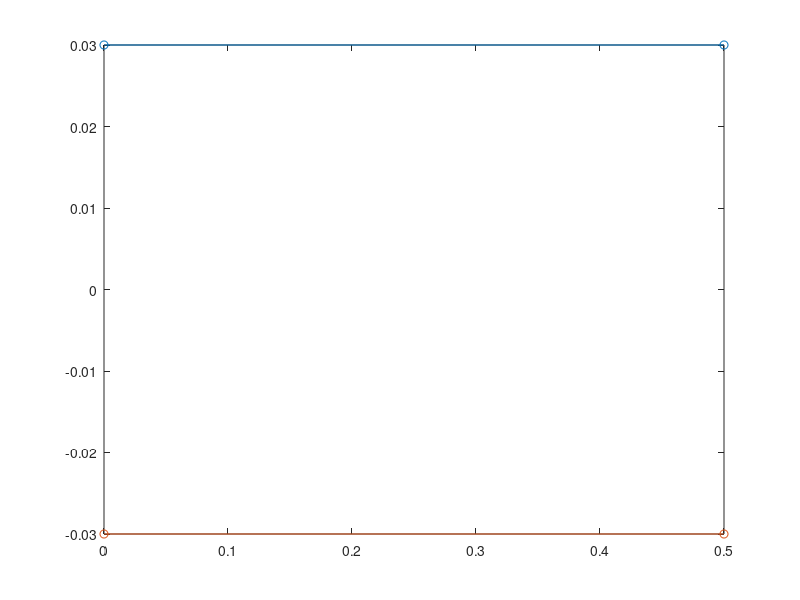

Write the MATLAB code that produced this figure. (Note: this script raises an error after producing the figure.)
%% Initialisation du résonateur avec calcul de pôle

close all;
clear;
clear textprogressbar;

%% Constants
R0 = 3e-2;
R1 = 3e-2;
l = 0.5;

N_sub_perce = 2;
Pabsc = linspace(0, l, N_sub_perce);
Prayon = R0 * (l - Pabsc)/l + R1 * Pabsc/l; 

rho0 = 1.225;
c = 340;

figure;
plot(Pabsc, Prayon, "-o");
hold on;
plot(Pabsc, -Prayon, "-o");


%% Impédance entrée

freq_th = linspace(1, 4000, 5000);
Z_th = zeros(1, 5000);

for i = 1:length(freq_th)
    f = freq_th(i);
    Z_th(i) = impedance_ramenee(f, Pabsc, Prayon, false);
end

S_out = pi * R1^2;
Z_th = Z_th * S_out/(rho0*c);

figure;
subplot(2,1,1);
plot(freq_th, abs(Z_th));
xlabel('Fréquence (Hz)');
ylabel('Impédance adimensionnée');
title("Impédance d'entrée");
grid on;

subplot(2,1,2); 
plot(freq_th, angle(Z_th));
xlabel('Fréquence (Hz)');
ylabel('Phase');
grid on;

%% Recherche frequences de resonnance
Fs = 8000;

[height_peaks_th, index_peaks_th] = findpeaks(abs(Z_th));
frq_peaks_th = index_peaks_th * (Fs/2)/length(Z_th);

figure;
plot(freq_th, abs(Z_th));
hold on;
scatter(frq_peaks_th, abs(Z_th(index_peaks_th)));
xlabel('Fréquence (Hz)');
ylabel('Impédance adimensionnée');
title("Fréquences de résonnance");
grid on;


%% Calcul des fréquences et facteurs de qualite

list_frq = zeros(1,5);
list_Q = zeros(1,5);

alpha = 1.044;
mu = 1.708e-5;


for i = 1:5
    frq_th = frq_peaks_th(i);
    list_frq(i) = frq_th;
    gamma_n = (2*i-1)*pi/2;
    k_n = gamma_n / l;
    list_Q(i) = 1/((2*alpha)/R0 * sqrt(mu*l/(rho0*gamma_n*c)) + 0.5 * (k_n*R0)^2/gamma_n);
end
    
%%
figure
plot(freq_th, abs(Z_th))
for i = 1:length(list_frq)
    f = list_frq(i);
    if f > 0
        hold on;
        plot([f,f], [0,60], '--g');
    end
end
title("Fréquences choisies");


%% Attribution frq / Q
list_F = ones(1,12) * (2*c/0.5); % facteurs modaux

res = zeros(5, 3);
for j = 1:5
    res(j,1) = 2*pi*list_frq(j);
    res(j,2) = list_Q(j);
    res(j,3) = list_F(j);
end



%% Modélisation excitateur
gamma = 0.35;
zeta = 0.4;

t_end = 2;
Fs = 44100;

[t, X] = simulate_5modes_constant(gamma, zeta, res, t_end, Fs);
final_pressure = X(:,1) + X(:,3) + X(:,5) + X(:,7) + X(:,9);


figure;
plot(t, final_pressure);
xlabel('t');
ylabel('$\sum p(t)$', 'Interpreter', 'latex');
title('Simulation 5 modes');

figure;
specgram(final_pressure, 2048, Fs);

plot_spectrum(final_pressure, Fs);
%% Audio Output
filename = "sys5_modes_simu.wav";
audiowrite(filename, final_pressure, Fs);

%% Audio Play
soundsc(final_pressure, Fs);








